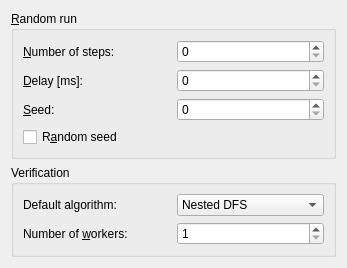
<?xml version="1.0" encoding="UTF-8"?>
<ui version="4.0">
 <class>SimulatorPreferences</class>
 <widget class="QWidget" name="SimulatorPreferences">
  <property name="geometry">
   <rect>
    <x>0</x>
    <y>0</y>
    <width>347</width>
    <height>236</height>
   </rect>
  </property>
  <layout class="QVBoxLayout" name="verticalLayout">
   <item>
    <widget class="QGroupBox" name="randomGroup">
     <property name="title">
      <string>&amp;Random run</string>
     </property>
     <layout class="QGridLayout" name="gridLayout_5">
      <item row="2" column="0">
       <widget class="QLabel" name="stepsLabel">
        <property name="text">
         <string>&amp;Number of steps:</string>
        </property>
        <property name="buddy">
         <cstring>stepsSpin</cstring>
        </property>
       </widget>
      </item>
      <item row="2" column="1">
       <widget class="QSpinBox" name="stepsSpin"/>
      </item>
      <item row="7" column="0">
       <widget class="QCheckBox" name="randomBox">
        <property name="text">
         <string>R&amp;andom seed</string>
        </property>
       </widget>
      </item>
      <item row="4" column="0">
       <widget class="QLabel" name="seedLabel">
        <property name="text">
         <string>&amp;Seed:</string>
        </property>
        <property name="buddy">
         <cstring>seedSpin</cstring>
        </property>
       </widget>
      </item>
      <item row="4" column="1">
       <widget class="QSpinBox" name="seedSpin">
        <property name="maximum">
         <number>999999999</number>
        </property>
       </widget>
      </item>
      <item row="3" column="0">
       <widget class="QLabel" name="delayLabel">
        <property name="text">
         <string>&amp;Delay [ms]:</string>
        </property>
        <property name="buddy">
         <cstring>delaySpin</cstring>
        </property>
       </widget>
      </item>
      <item row="3" column="1">
       <widget class="QSpinBox" name="delaySpin">
        <property name="maximum">
         <number>10000</number>
        </property>
       </widget>
      </item>
     </layout>
    </widget>
   </item>
   <item>
    <widget class="QGroupBox" name="divineBox">
     <property name="title">
      <string>Verification</string>
     </property>
     <layout class="QGridLayout" name="gridLayout">
      <item row="1" column="1">
       <widget class="QSpinBox" name="threadsSpin">
        <property name="minimum">
         <number>1</number>
        </property>
       </widget>
      </item>
      <item row="1" column="0">
       <widget class="QLabel" name="threadsLabel">
        <property name="text">
         <string>Number of &amp;workers:</string>
        </property>
        <property name="buddy">
         <cstring>threadsSpin</cstring>
        </property>
       </widget>
      </item>
      <item row="0" column="0">
       <widget class="QLabel" name="algorithmLabel">
        <property name="text">
         <string>Default algorithm:</string>
        </property>
        <property name="buddy">
         <cstring>algorithmBox</cstring>
        </property>
       </widget>
      </item>
      <item row="0" column="1">
       <widget class="QComboBox" name="algorithmBox">
        <item>
         <property name="text">
          <string>Nested DFS</string>
         </property>
        </item>
        <item>
         <property name="text">
          <string>OWCTY</string>
         </property>
        </item>
        <item>
         <property name="text">
          <string>MAP</string>
         </property>
        </item>
       </widget>
      </item>
     </layout>
    </widget>
   </item>
   <item>
    <spacer name="verticalSpacer">
     <property name="orientation">
      <enum>Qt::Vertical</enum>
     </property>
     <property name="sizeHint" stdset="0">
      <size>
       <width>20</width>
       <height>16</height>
      </size>
     </property>
    </spacer>
   </item>
  </layout>
 </widget>
 <tabstops>
  <tabstop>stepsSpin</tabstop>
  <tabstop>delaySpin</tabstop>
  <tabstop>seedSpin</tabstop>
  <tabstop>randomBox</tabstop>
  <tabstop>algorithmBox</tabstop>
  <tabstop>threadsSpin</tabstop>
 </tabstops>
 <resources/>
 <connections/>
</ui>
